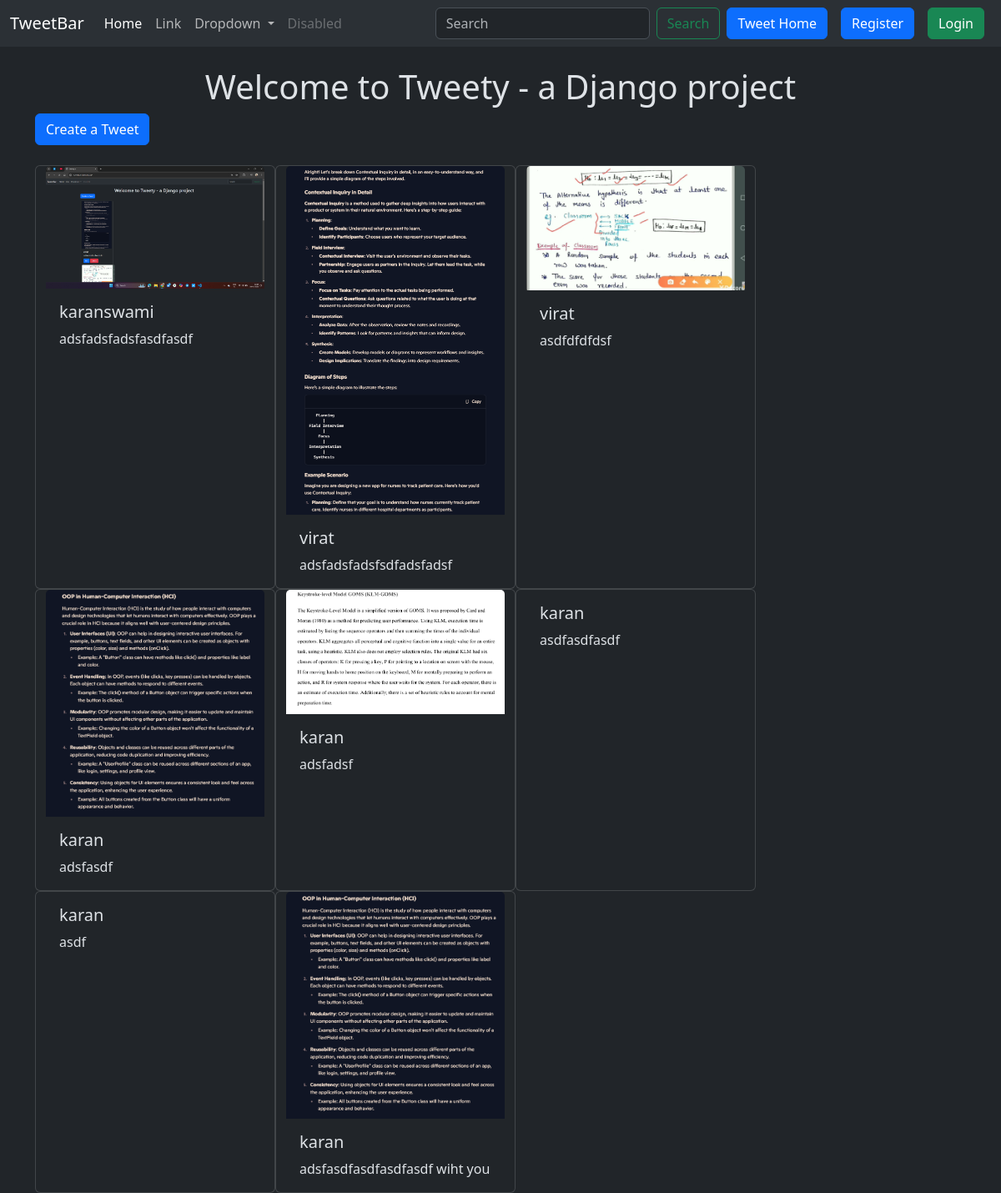
Screenshot of /tweet/ with the database file from the repository.
### tweet/models.py (models this page shows, shortened)
class Tweet(models.Model):
    user = models.ForeignKey(User, on_delete=models.CASCADE)
    text = models.TextField(max_length=240)
    photo = models.ImageField(upload_to='photos/', null=True, blank=True)
    created_at = models.DateTimeField(auto_now_add=True)
    updated_at = models.DateTimeField(auto_now=True)

### tweet/views.py (the view)
# urls.py: path('', views.tweet_list, name='tweet_list'),
def tweet_list(request):
    tweets = Tweet.objects.all().order_by('-created_at')
    return render(request, 'tweet_list.html', {'tweets': tweets})

### tweet/templates/tweet_list.html (shortened to what this page needs)
{% extends "layout.html" %}
{% block content %}
<h1 class="text-center mt-4">Welcome to Tweety - a Django project</h1>
<a class="btn btn-primary mb-4" href="{% url 'tweet_create' %}">Create a Tweet</a>
<div class="container row gap3">
    {% for tweet in tweets %}
    <div class="card" style="width: 18rem;">
        {% if tweet.photo %}
        <img src="{{ tweet.photo.url }}" class="card-img-top" alt="...">
        {% endif %}
        <div class="card-body">
            <h5 class="card-title">{{ tweet.user.username }}</h5>
            <p class="card-text">{{ tweet.text }}</p>
        </div>
    </div>
    {% endfor %}
</div>
{% endblock %}

### myproject/templates/layout.html (shortened to what this page needs)
{% load static %}
<!DOCTYPE html>
<html lang="en" data-bs-theme="dark">
<head>
    <link href="https://cdn.jsdelivr.net/npm/bootstrap@5.3.3/dist/css/bootstrap.min.css" rel="stylesheet">
</head>
<body >
    <nav class="navbar navbar-expand-lg bg-body-tertiary">
        <div class="container-fluid">
          <a class="navbar-brand" href="#">TweetBar</a>
          <div class="collapse navbar-collapse" id="navbarSupportedContent">
            <ul class="navbar-nav me-auto mb-2 mb-lg-0">
              <li class="nav-item">
                <a class="nav-link active" aria-current="page" href="#">Home</a>
              </li>
              <li class="nav-item">
                <a class="nav-link" href="#">Link</a>
              </li>
              <li class="nav-item dropdown">
                <a class="nav-link dropdown-toggle" href="#" role="button" data-bs-toggle="dropdown" aria-expanded="false">
                  Dropdown
                </a>
              </li>
              <li class="nav-item">
                <a class="nav-link disabled" aria-disabled="true">Disabled</a>
              </li>
            </ul>
            <form class="d-flex" role="search">
              <input class="form-control me-2" type="search" placeholder="Search" aria-label="Search">
              <button class="btn btn-outline-success" type="submit">Search</button>
            </form>
            <a href="{% url 'tweet_list' %}" class="btn btn-primary mx-2">Tweet Home</a>
            {% if user.is_authenticated %}
            <form method="post" action="{% url 'logout'%}">
              {% csrf_token %}
              <button class="btn btn-danger" type="Submit">Logout</button>
            </form>
            {% else%}
            <a href="{% url 'register' %}" class="btn btn-primary mx-2">Register</a>
            <a href="{% url 'login' %}" class="btn btn-success mx-2">Login</a>
            {% endif%}
          </div>
        </div>
      </nav>
    <div class="container">
        {% block content %}{% endblock %}
    </div>
</body>
</html>

### rows the page displays
Tweet: photo (picture), user.username "karanswami", text "adsfadsfadsfasdfasdf"
Tweet: photo (picture), user.username "virat", text "adsfadsfadsfsdfadsfadsf"
Tweet: photo (picture), user.username "virat", text "asdfdfdfdsf"
Tweet: photo (picture), user.username "karan", text "adsfasdf"
Tweet: photo (picture), user.username "karan", text "adsfadsf"
Tweet: user.username "karan", text "asdfasdfasdf"
Tweet: user.username "karan", text "asdf"
Tweet: photo (picture), user.username "karan", text "adsfasdfasdfasdfasdf wiht you"
